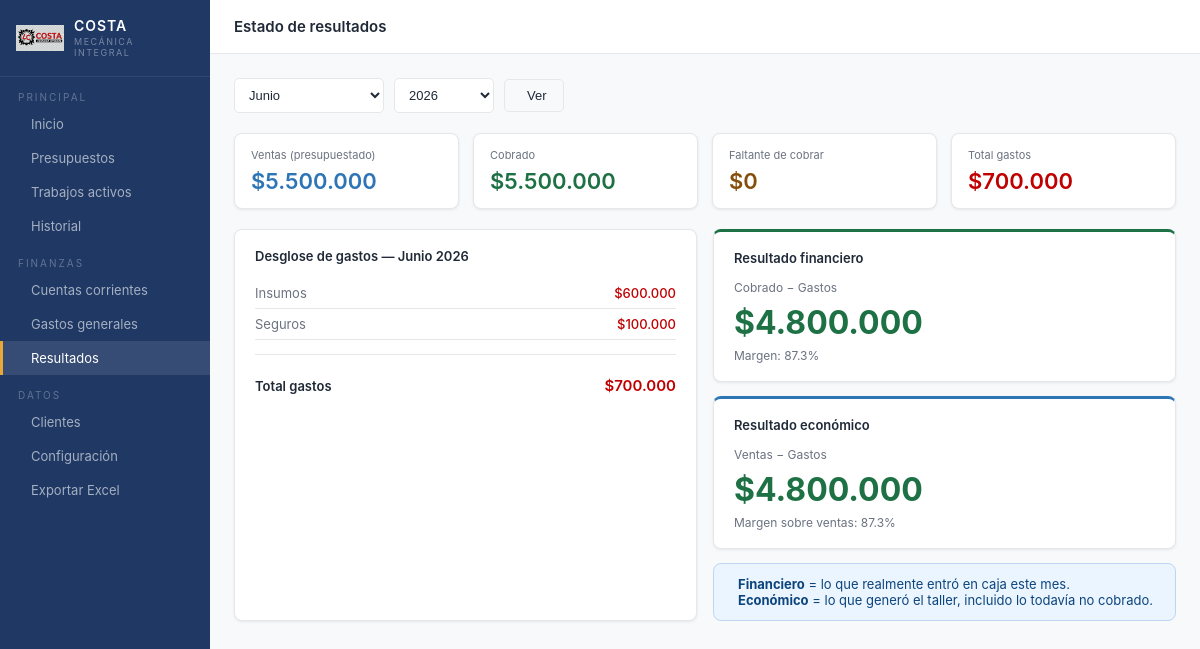
/resultados, run on the app's committed database.
### app.py (models this page shows)
class GastoTrabajo(db.Model):
    id = db.Column(db.Integer, primary_key=True)
    trabajo_id = db.Column(db.Integer, db.ForeignKey('trabajo.id'), nullable=False)
    fecha = db.Column(db.Date, default=date.today)
    categoria = db.Column(db.String(50))
    proveedor = db.Column(db.String(100))
    descripcion = db.Column(db.String(200))
    monto = db.Column(db.Float, default=0)
    forma_pago = db.Column(db.String(30))

class GastoGeneral(db.Model):
    id = db.Column(db.Integer, primary_key=True)
    fecha = db.Column(db.Date, default=date.today)
    categoria = db.Column(db.String(50))
    proveedor = db.Column(db.String(100))
    monto = db.Column(db.Float, default=0)
    forma_pago = db.Column(db.String(30))
    comprobante = db.Column(db.String(50))
    notas = db.Column(db.Text)

### app.py (the view)
@app.route('/resultados')
def resultados():
    mes = int(request.args.get('mes', date.today().month))
    anio = int(request.args.get('anio', date.today().year))
    trabajos_mes = Trabajo.query.filter(
        db.extract('month', Trabajo.fecha_ingreso) == mes,
        db.extract('year', Trabajo.fecha_ingreso) == anio
    ).all()
    ventas = sum(t.presupuestado for t in trabajos_mes)
    cobros = Cobro.query.filter(
        db.extract('month', Cobro.fecha) == mes,
        db.extract('year', Cobro.fecha) == anio
    ).all()
    cobrado = sum(c.monto for c in cobros)
    saldo_total = sum(t.saldo for t in Trabajo.query.filter(Trabajo.estado != 'entregado').all())
    gastos_trabajos = GastoTrabajo.query.filter(
        db.extract('month', GastoTrabajo.fecha) == mes,
        db.extract('year', GastoTrabajo.fecha) == anio
    ).all()
    gastos_gen = GastoGeneral.query.filter(
        db.extract('month', GastoGeneral.fecha) == mes,
        db.extract('year', GastoGeneral.fecha) == anio
    ).all()
    cats = {}
    for g in gastos_trabajos + gastos_gen:
        cats[g.categoria] = cats.get(g.categoria, 0) + g.monto
    total_gastos = sum(cats.values())
    meses = ['Enero','Febrero','Marzo','Abril','Mayo','Junio',
             'Julio','Agosto','Septiembre','Octubre','Noviembre','Diciembre']
    return render_template('resultados.html',
        mes=mes, anio=anio, meses=meses,
        ventas=ventas, cobrado=cobrado, saldo_total=saldo_total,
        total_gastos=total_gastos, cats=cats,
        resultado_financiero=cobrado - total_gastos,
        resultado_economico=ventas - total_gastos)

### app.py (called while the page is built)
def fmt_moneda(valor):
    if valor is None:
        return "$0"
    return f"${valor:,.0f}".replace(",", ".")

    @property
    def total_cobrado(self):
        return sum(c.monto for c in self.cobros)

    @property
    def saldo(self):
        return self.presupuestado - self.total_cobrado

### templates/resultados.html (shortened to what this page needs)
{% extends "base.html" %}
{% block topbar_title %}Estado de resultados{% endblock %}
{% block content %}
<form method="get" class="filter-bar" style="margin-bottom:20px">
    <select name="mes" style="width:150px">
        {% for i in range(1, 13) %}
        <option value="{{ i }}" {% if i == mes %}selected{% endif %}>{{ meses[i-1] }}</option>
        {% endfor %}
    </select>
    <select name="anio" style="width:100px">
        {% for a in range(2024, 2030) %}
        <option value="{{ a }}" {% if a == anio %}selected{% endif %}>{{ a }}</option>
        {% endfor %}
    </select>
    <button type="submit" class="btn btn-ghost"> Ver</button>
</form>
<div class="kpi-grid" style="margin-bottom:20px">
    <div class="kpi">
        <div class="kpi-label">Ventas (presupuestado)</div>
        <div class="kpi-value blue">{{ ventas | moneda }}</div>
    </div>
    <div class="kpi">
        <div class="kpi-label">Cobrado</div>
        <div class="kpi-value green">{{ cobrado | moneda }}</div>
    </div>
    <div class="kpi">
        <div class="kpi-label">Faltante de cobrar</div>
        <div class="kpi-value amber">{{ saldo_total | moneda }}</div>
    </div>
    <div class="kpi">
        <div class="kpi-label">Total gastos</div>
        <div class="kpi-value red">{{ total_gastos | moneda }}</div>
    </div>
</div>
<div style="display:grid;grid-template-columns:1fr 1fr;gap:16px">
    <div class="card">
        <div class="card-title">Desglose de gastos — {{ meses[mes-1] }} {{ anio }}</div>
        {% if cats %}
            {% for cat, monto in cats.items() | sort(attribute='1', reverse=True) %}
            <div class="mini-row">
                <span class="mini-label">{{ cat }}</span>
                <span class="mini-val" style="color:var(--red)">{{ monto | moneda }}</span>
            </div>
            {% endfor %}
            <hr class="divider">
            <div class="mini-row">
                <span style="font-weight:600">Total gastos</span>
                <span style="font-weight:600;color:var(--red);font-size:15px">{{ total_gastos | moneda }}</span>
            </div>
        {% else %}
            <div style="text-align:center;padding:20px;color:var(--text-light);font-size:13px">
                Sin gastos registrados en este período.
            </div>
        {% endif %}
    </div>
    <div>
        <div class="card" style="border-top:3px solid var(--green)">
            <div class="card-title">Resultado financiero</div>
            <div style="font-size:12px;color:var(--text-light);margin-bottom:8px">Cobrado − Gastos</div>
            <div style="font-size:32px;font-weight:700;color:{% if resultado_financiero >= 0 %}var(--green){% else %}var(--red){% endif %}">
                {{ resultado_financiero | moneda }}
            </div>
            {% if cobrado > 0 %}
            <div style="font-size:12px;color:var(--text-light);margin-top:6px">
                Margen: {{ ((resultado_financiero / cobrado) * 100) | round(1) }}%
            </div>
            {% endif %}
        </div>
        <div class="card" style="border-top:3px solid var(--blue)">
            <div class="card-title">Resultado económico</div>
            <div style="font-size:12px;color:var(--text-light);margin-bottom:8px">Ventas − Gastos</div>
            <div style="font-size:32px;font-weight:700;color:{% if resultado_economico >= 0 %}var(--green){% else %}var(--red){% endif %}">
                {{ resultado_economico | moneda }}
            </div>
            {% if ventas > 0 %}
            <div style="font-size:12px;color:var(--text-light);margin-top:6px">
                Margen sobre ventas: {{ ((resultado_economico / ventas) * 100) | round(1) }}%
            </div>
            {% endif %}
        </div>
        <div class="alert alert-blue">
            <div>
                <strong>Financiero</strong> = lo que realmente entró en caja este mes.<br>
                <strong>Económico</strong> = lo que generó el taller, incluido lo todavía no cobrado.
            </div>
        </div>
    </div>
</div>
{% endblock %}

### templates/base.html (style rules this page uses)
* { box-sizing: border-box; margin: 0; padding: 0; }
:root { --navy: #1F3864; --navy-light: #2a4d84; --blue: #2E75B6; --blue-light: #D6E4F0; --amber: #E8A838; --green: #1E7145; --green-light: #E2EFDA; --red: #C00000; --red-light: #FCE4D6; --gray-100: #F8F9FA; --gray-200: #F2F2F2; --gray-300: #E0E0E0; --gray-500: #6B7280; --white: #FFFFFF; --text: #1F2937; --text-light: #6B7280; --border: #E5E7EB; --shadow: 0 1px 3px rgba(0,0,0,0.08); --radius: 8px; --radius-sm: 5px; }
body { font-family: -apple-system, BlinkMacSystemFont, 'Segoe UI', sans-serif; background: var(--gray-100); color: var(--text); font-size: 14px; }
.btn { display: inline-flex; align-items: center; gap: 6px; padding: 8px 16px; border-radius: var(--radius-sm); font-size: 13px; font-weight: 500; cursor: pointer; border: none; text-decoration: none; transition: opacity 0.15s; }
.btn-ghost { background: transparent; color: var(--text); border: 1px solid var(--border); }
.card { background: var(--white); border: 1px solid var(--border); border-radius: var(--radius); padding: 18px 20px; margin-bottom: 14px; box-shadow: var(--shadow); }
.card-title { font-size: 13px; font-weight: 600; color: var(--text); margin-bottom: 14px; }
.kpi-grid { display: grid; grid-template-columns: repeat(4, 1fr); gap: 14px; margin-bottom: 20px; }
.kpi { background: var(--white); border: 1px solid var(--border); border-radius: var(--radius); padding: 14px 16px; box-shadow: var(--shadow); }
.kpi-label { font-size: 11px; color: var(--text-light); margin-bottom: 6px; }
.kpi-value { font-size: 22px; font-weight: 600; color: var(--text); }
.kpi-value.green { color: var(--green); }
.kpi-value.red { color: var(--red); }
.kpi-value.amber { color: #854F0B; }
.kpi-value.blue { color: var(--blue); }
.filter-bar { display: flex; gap: 10px; margin-bottom: 16px; align-items: center; flex-wrap: wrap; }
.filter-bar input, .filter-bar select { padding: 8px 10px; border: 1px solid var(--border); border-radius: var(--radius-sm); font-size: 13px; color: var(--text); background: var(--white); }
.divider { border: none; border-top: 1px solid var(--border); margin: 14px 0; }
.mini-row { display: flex; justify-content: space-between; align-items: center; padding: 7px 0; border-bottom: 1px solid var(--border); font-size: 13px; }
.mini-row:last-child { border-bottom: none; }
.mini-label { color: var(--text-light); }
.mini-val { font-weight: 500; color: var(--text); }
.alert { padding: 12px 16px; border-radius: var(--radius); font-size: 13px; margin-bottom: 14px; display: flex; align-items: center; gap: 8px; }
.alert-blue { background: #EBF5FF; color: #0C447C; border: 1px solid #BCD6F0; }

### data on the page
GastoTrabajo: categoria "Insumos", monto "$600.000"
GastoGeneral: categoria "Seguros", monto "$100.000"

### other printed values
{{ ventas | moneda }} "$5.500.000"
{{ cobrado | moneda }} "$5.500.000"
{{ saldo_total | moneda }} "$0"
{{ total_gastos | moneda }} "$700.000"
{{ meses[mes-1] }} "Junio"
{{ anio }} "2026"
{{ resultado_financiero | moneda }} "$4.800.000"
{{ ((resultado_financiero / cobrado) * 100) | round(1) }} "87.3"
{{ resultado_economico | moneda }} "$4.800.000"
{{ ((resultado_economico / ventas) * 100) | round(1) }} "87.3"
form field mes "Junio"
form field anio "2026"
